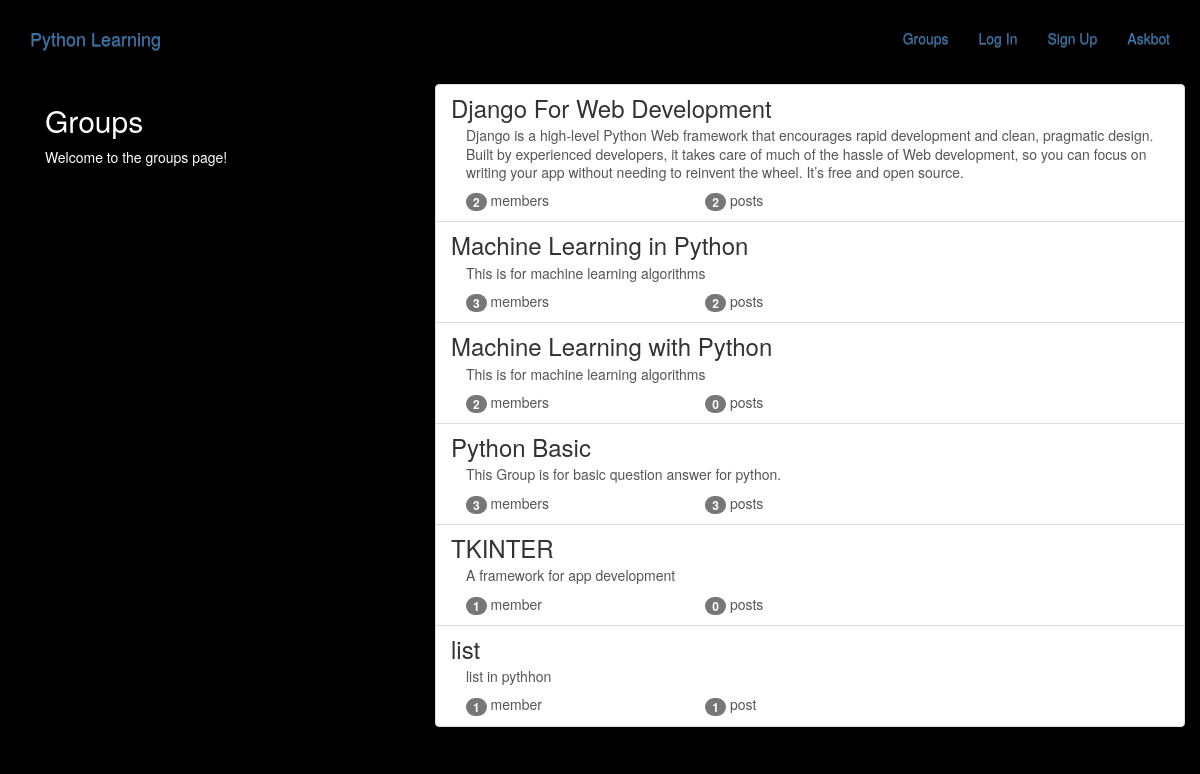
The app's page /groups/ with its own data.
### groups/models.py (models this page shows, shortened)
class Group(models.Model):
    name = models.CharField(max_length=255,unique=True)
    slug = models.SlugField(allow_unicode=True,unique=True)
    description = models.TextField(blank=True,default='')
    description_html = models.TextField(editable=False,default='',blank=True)
    members = models.ManyToManyField(User,through='GroupMember')
    class Meta:
        ordering = ['name']

### groups/views.py (the view)
# urls.py: path('',views.ListGroups.as_view(),name='all'),
class ListGroups(generic.ListView):
    model = Group

### groups/templates/groups/group_list.html (shortened to what this page needs)
{% extends "groups/group_base.html" %}
{% block pregroup %}
<div class="col-md-4">
  <div class="content">
    <h2>Groups</h2>
    <p>Welcome to the groups page!</p>
  </div>
</div>
{% endblock %}
{% block group_content %}
<div class="col-md-8">
  <div class="list-group">
    {% for group in object_list %}
    <a class='list-group-item' href="{% url 'groups:single' slug=group.slug %}">
       <h3 class='title list-group-item-heading'>{{group.name}}</h3>
       <div class="list-group-item-text container-fluid">
         {{group.description_html|safe}}
         <div class="row">
           <div class="col-md-4">
             <span class='badge'>{{group.members.count}}</span>
             member{{group.members.count|pluralize}}
           </div>
           <div class="col-md-4">
             <span class='badge'>{{group.posts.count}}</span>
             post{{group.posts.count|pluralize}}
           </div>
         </div>
       </div>
    </a>
    {% endfor %}
  </div>
</div>
{% endblock %}

### static/simplesocial/css/master.css (style rules this page uses)
body { margin: 4px; margin-top: 12px; overflow: hidden; background-color: black; color:white; overflow-y:auto; height: 200px; }

### records on screen
Group: name "Django For Web Development", description_html "Django is a high-level Python Web framework that encourages rapid development and clean, pragmatic design. Built by experienced developers, it takes care of much of the hassle of Web development, so you can focus on writing your app without needing to reinvent the wheel. It’s free and open source.", members.count "2", posts.count "2"
Group: name "Machine Learning in Python", description_html "This is for machine learning algorithms", members.count "3", posts.count "2"
Group: name "Machine Learning with Python", description_html "This is for machine learning algorithms", members.count "2", posts.count "0"
Group: name "Python Basic", description_html "This Group is for basic question answer for python.", members.count "3", posts.count "3"
Group: name "TKINTER", description_html "A framework for app development", members.count "1", posts.count "0"
Group: name "list", description_html "list in pythhon", members.count "1", posts.count "1"
